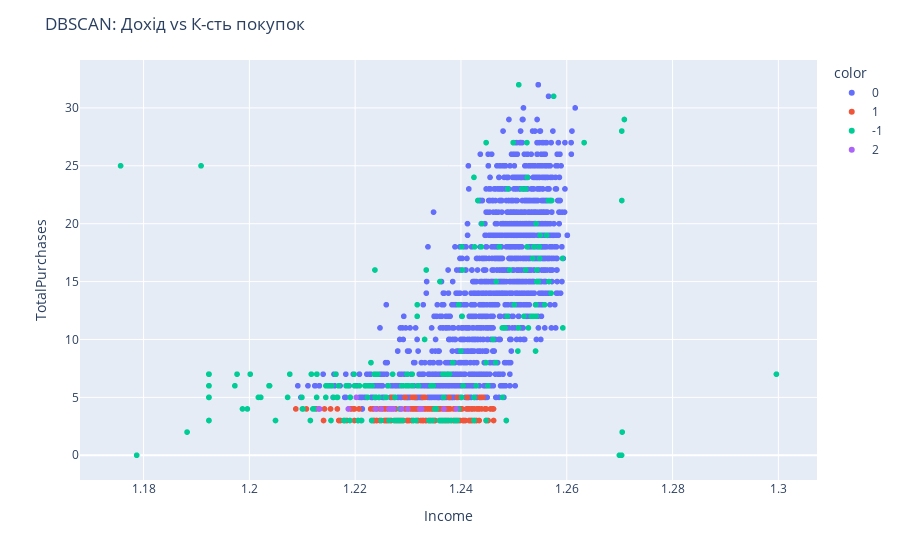

Notebook source saved alongside this figure:
### Code cell
dbscan = DBSCAN(eps=0.9, min_samples=10, metric='euclidean', n_jobs=-1)
labels_db = dbscan.fit_predict(X_db)
dfd['cluster_db'] = labels_db
n_clusters = len(set(labels_db)) - (1 if -1 in labels_db else 0)

print(f"DBSCAN: знайдено {n_clusters} кластерів (викидів: {(labels_db == -1).sum()})")
if n_clusters > 0:
    sil_db = silhouette_score(X_db, labels_db) if len(np.unique(labels_db)) > 1 else np.nan
    print(f"Silhouette: {sil_db:.4f}")
if n_clusters > 0:
    px.scatter(
        dfd, x='Income', y='TotalPurchases',
        color=dfd['cluster_db'].astype(str),
        hover_data=['AOV','TotalMnt','WebShare','StoreShare','Recency']
    ).update_layout(title='DBSCAN: Дохід vs К-сть покупок').show()

### Figure 1 — Plotly figure (JSON) as saved in the notebook; plotly's stock layout.template omitted (floating-point values rounded to 4 significant figures; data arrays with more than 128 entries replaced by an {"elided": "..."} marker saying what was removed)
{"data": [{"customdata": {"elided": "1757x5 float values"}, "hovertemplate": "color=0<br>Income=%{x}<br>TotalPurchases=%{y}<br>AOV=%{customdata[0]}<br>TotalMnt=%{customdata[1]}<br>WebShare=%{customdata[2]}<br>StoreShare=%{customdata[3]}<br>Recency=%{customdata[4]}<extra></extra>", "legendgroup": "0", "marker": {"color": "#636efa", "symbol": "circle"}, "mode": "markers", "name": "0", "showlegend": true, "type": "scattergl", "x": {"elided": "1757 float values"}, "xaxis": "x", "y": {"elided": "1757 int values"}, "yaxis": "y"}, {"customdata": {"elided": "246x5 float values"}, "hovertemplate": "color=1<br>Income=%{x}<br>TotalPurchases=%{y}<br>AOV=%{customdata[0]}<br>TotalMnt=%{customdata[1]}<br>WebShare=%{customdata[2]}<br>StoreShare=%{customdata[3]}<br>Recency=%{customdata[4]}<extra></extra>", "legendgroup": "1", "marker": {"color": "#EF553B", "symbol": "circle"}, "mode": "markers", "name": "1", "showlegend": true, "type": "scattergl", "x": {"elided": "246 float values"}, "xaxis": "x", "y": {"elided": "246 int values"}, "yaxis": "y"}, {"customdata": {"elided": "206x5 float values"}, "hovertemplate": "color=-1<br>Income=%{x}<br>TotalPurchases=%{y}<br>AOV=%{customdata[0]}<br>TotalMnt=%{customdata[1]}<br>WebShare=%{customdata[2]}<br>StoreShare=%{customdata[3]}<br>Recency=%{customdata[4]}<extra></extra>", "legendgroup": "-1", "marker": {"color": "#00cc96", "symbol": "circle"}, "mode": "markers", "name": "-1", "showlegend": true, "type": "scattergl", "x": {"elided": "206 float values"}, "xaxis": "x", "y": {"elided": "206 int values"}, "yaxis": "y"}, {"customdata": [[0.4922, 0.9228, 0.25, 0.5, 75.0], [0.5215, 0.9539, 0.25, 0.5, 45.0], [0.5546, 0.9878, 0.25, 0.5, 52.0], [0.4849, 0.9149, 0.25, 0.5, 60.0], [0.5555, 0.9887, 0.25, 0.5, 23.0], [0.517, 0.9491, 0.25, 0.5, 51.0], [0.5392, 0.9722, 0.25, 0.5, 92.0], [0.5347, 0.9675, 0.25, 0.5, 77.0], [0.4849, 0.9149, 0.25, 0.5, 60.0], [0.5347, 0.9675, 0.25, 0.5, 77.0], [0.5185, 0.9507, 0.25, 0.5, 79.0], [0.4641, 0.9611, 0.2, 0.6, 65.0], [0.5271, 0.9597, 0.25, 0.5, 67.0], [0.5347, 0.9675, 0.25, 0.5, 77.0], [0.5285, 0.9611, 0.25, 0.5, 90.0], [0.5103, 0.9421, 0.25, 0.5, 55.0], [0.4988, 0.9299, 0.25, 0.5, 51.0], [0.5546, 0.9878, 0.25, 0.5, 52.0], [0.523, 0.9554, 0.25, 0.5, 95.0], [0.4988, 0.9299, 0.25, 0.5, 51.0], [0.5335, 0.9663, 0.25, 0.5, 63.0]], "hovertemplate": "color=2<br>Income=%{x}<br>TotalPurchases=%{y}<br>AOV=%{customdata[0]}<br>TotalMnt=%{customdata[1]}<br>WebShare=%{customdata[2]}<br>StoreShare=%{customdata[3]}<br>Recency=%{customdata[4]}<extra></extra>", "legendgroup": "2", "marker": {"color": "#ab63fa", "symbol": "circle"}, "mode": "markers", "name": "2", "showlegend": true, "type": "scattergl", "x": [1.227, 1.227, 1.226, 1.213, 1.224, 1.213, 1.229, 1.219, 1.213, 1.219, 1.232, 1.22, 1.225, 1.219, 1.237, 1.23, 1.227, 1.226, 1.233, 1.227, 1.239], "xaxis": "x", "y": [4, 4, 4, 4, 4, 4, 4, 4, 4, 4, 4, 5, 4, 4, 4, 4, 4, 4, 4, 4, 4], "yaxis": "y"}], "layout": {"legend": {"title": {"text": "color"}, "tracegroupgap": 0}, "margin": {"t": 60}, "title": {"text": "DBSCAN: Дохід vs К-сть покупок"}, "xaxis": {"anchor": "y", "domain": [0, 1], "title": {"text": "Income"}}, "yaxis": {"anchor": "x", "domain": [0, 1], "title": {"text": "TotalPurchases"}}}}
